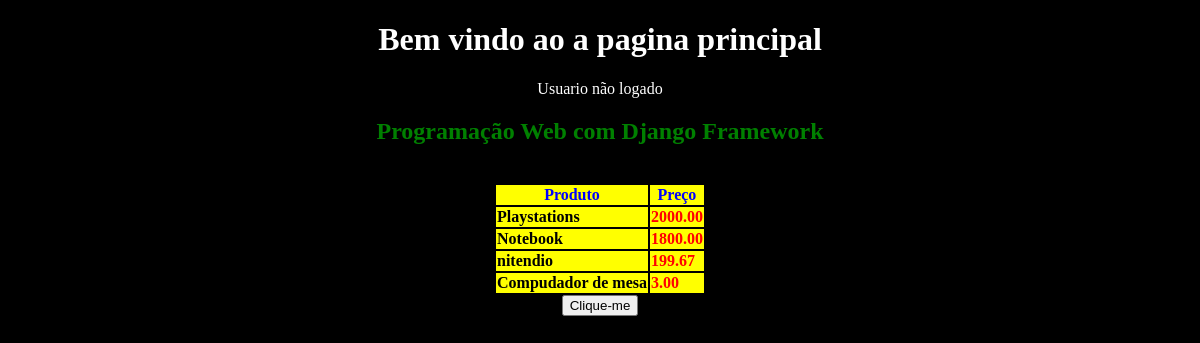
The page / on the database its author committed.
### app/models.py (models this page shows, shortened)
class Produto (models.Model):
    nome = models.CharField('Nome', max_length=100)
    preco = models.DecimalField('Preço', decimal_places=2, max_digits=8)
    estoque = models.IntegerField('Quantidade dem  Estoque')

### app/views.py (the view)
# urls.py: path('', index, name='index'),
def index(request):
    produtos = Produto.objects.all()
    if str(request.user) == 'AnonymousUser':
        teste = 'Usuario não logado'
    else:
        teste = 'Usuario logado'
    context ={
        'Cursos': 'Programação Web com Django Framework',
        'logado': teste,
        'produtos': produtos
    }
    return render(request,'index.html', context)

### app/templates/index.html (shortened to what this page needs)
{% load  static %}
<!DOCTYPE html>
<html lang="pt-br">
<head>
    <link rel="stylesheet" href="{% static 'css/home.css' %}">
</head>
<body>
    <center>
    <h1>Bem vindo ao a pagina principal</h1>
    <span>{{logado}}</span>
    <h2 style = 'color:green';>{{Cursos}}</h2>
<br>
    <table >
    <thead>
        <tr>
            <th>Produto</th>
            <th>Preço</th>
        </tr>
    </thead>
    <tbody>
        {% for produto in produtos %}
        <tr>
            <td> <a href="{% url 'produto' produto.id %}">{{ produto.nome}}</a></td>
            <td> {{ produto.preco}} </td>
        </tr>
        {% endfor%}
    </tbody>
</table>
<button onclick="teste();">Clique-me</button>
</center>
</body>
</html>

### app/static/css/home.css (style rules this page uses)
body { background-color:black; color:white; }
a { text-decoration: none; color:black; font-weight: bold; }
table { color:red; font-weight: bold; }
th { color:blue; }
tr { background-color: yellow; }

### rows shown on the page
Produto: nome "Playstations", preco "2000.00"
Produto: nome "Notebook", preco "1800.00"
Produto: nome "nitendio", preco "199.67"
Produto: nome "Compudador de mesa", preco "3.00"

### other values the page prints
{{ logado }} "Usuario não logado"
{{ Cursos }} "Programação Web com Django Framework"
